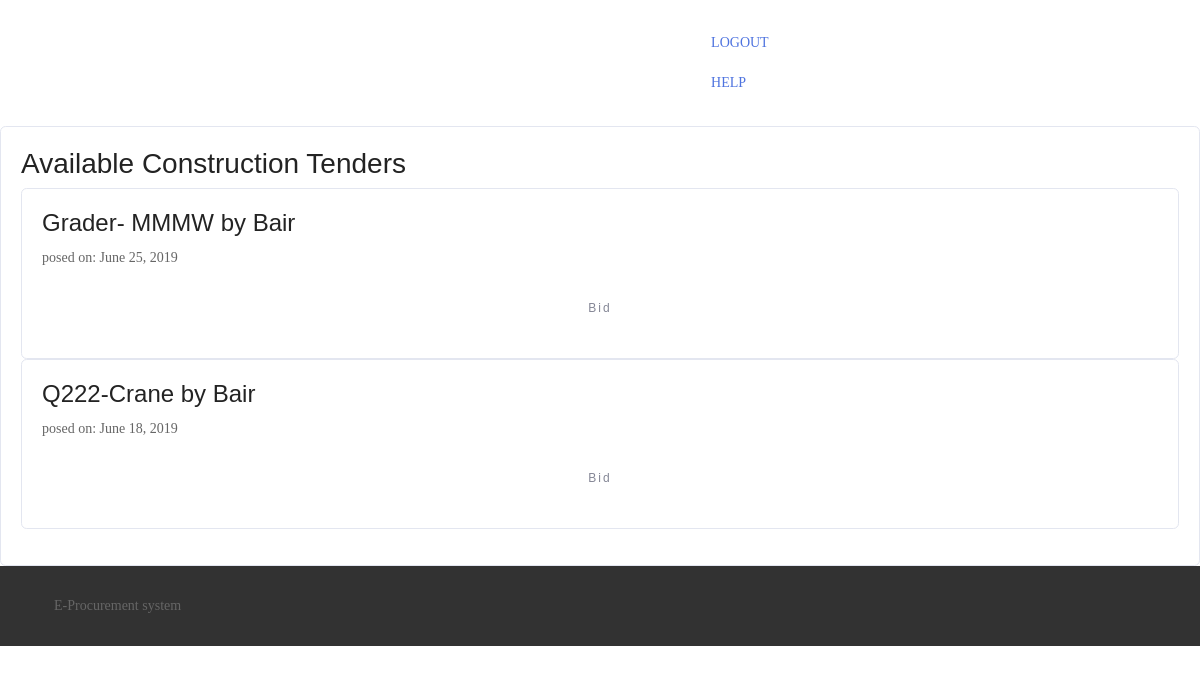
The page /create/bidc/ (signed in) on the database its author committed.
### create_tender/models.py (models this page shows)
class ConstructionTender(models.Model):
    user = models.ForeignKey("auth.User", on_delete=models.CASCADE)
    Mod = models.CharField(max_length=80)
    Net_power = models.CharField(max_length=80)
    Electric = models.CharField(max_length=80)
    Engine = models.CharField(max_length=80, default="No")
    Operating_weight = models.CharField(max_length=80)
    Certification = models.CharField(max_length=80)
    Quantity = models.PositiveIntegerField()
    tender_award = models.CharField(max_length=10, default="No")
    date_created = models.DateField(auto_now=True)
    is_active = models.CharField(max_length=10, default='Yes')
    def __str__(self):
        return f"{self.Mod} by {self.user.profile.company_name}"
    class Meta:
        ordering = ['-date_created']

### core/models.py (models this page shows, shortened)
class Profile(models.Model):
    user = models.OneToOneField(User, on_delete=models.CASCADE)
    account_type = models.CharField(max_length=500, blank=False)
    company_name = models.CharField(max_length=30, blank=False)
    creationDate = models.DateField(auto_now=True)

### create_bids/views.py (the view)
@login_required
def tender_list_c(request):
    context = {
        'constTender': ConstructionTender.objects.filter(is_active__exact='Yes')
    }
    return render(request, 'create_bids/TenderlistC.html', context)

### templates/create_bids/TenderlistC.html (shortened to what this page needs)
{% extends 'create_tender/base.html' %}
{% block link %}
    "{% url 'bidderHome' %}"
{% endblock %}
{% block body %}
    <div class="page-wrapper bg-blue p-t-100 p-b-100 font-robo">
        <div class="wrapper wrapper--w680">
            <div class="card card-1">
                <div class="card-body">
                    <h3 class="title">Available Construction Tenders</h3>
                    <ul>
                        {% for tender in constTender %}
                            <div class="card card-1 card-body">
                                <h4>{{ tender }}</h4>
                                <p>posed on:
                                    {{ tender.date_created }}</p>
                                <a href="{% url 'constBid' tender.id %}"
                                   class="btn btn--radius btn--green">Bid</a>
                            </div>
                        {% empty %}
                            <li>No Tenders Available</li>
                        {% endfor %}
                    </ul>
                </div>
            </div>
        </div>
    </div>
{% endblock %}

### static/login/css/main.css (style rules this page uses)
* { margin: 0px; padding: 0px; box-sizing: border-box; }
body, html { height: 100%; font-family: Poppins-Regular, sans-serif; }
a { font-family: Poppins-Regular; font-size: 14px; line-height: 1.7; color: #666666; margin: 0px; transition: all 0.4s; -webkit-transition: all 0.4s; -o-transition: all 0.4s; -moz-transition: all 0.4s; }
h1,h2,h3,h4,h5,h6 { margin: 0px; }
p { font-family: Poppins-Regular; font-size: 14px; line-height: 1.7; color: #666666; margin: 0px; }
ul, li { margin: 0px; list-style-type: none; }

### static/home/assets/theme/css/style.css (style rules this page uses)
.btn { margin-bottom: 0.5rem; }
.btn { font-family: 'Montserrat', sans-serif; font-weight: 500; letter-spacing: 2px; padding: 0.75rem 2.1875rem; font-size: 0.75rem; line-height: 1.5; border-radius: 3px; -webkit-transition: all .3s ease-in-out; -moz-transition: all .3s ease-in-out; transition: all .3s ease-in-out; }
body { font-family: 'Raleway', sans-serif; color: #232323; }
h1, h2, h3, h4, h5, h6, .h1, .h2, .h3, .h4, .h5, .h6, .display-1, .display-2, .display-3, .display-4 { font-family: 'Montserrat', sans-serif; word-break: break-word; word-wrap: break-word; }

### rows shown on the page
ConstructionTender: Mod+user "Grader- MMMW by Bair", date_created "June 25, 2019"
ConstructionTender: Mod+user "Q222-Crane by Bair", date_created "June 18, 2019"
